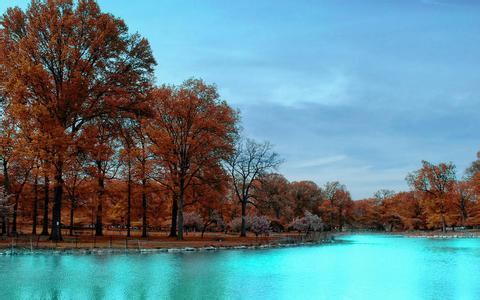
//> input picture imageSplit/img.png, 480 x 300 px
$ ./imageSplit   (built with g++ and OpenCV 4)
//> lines starting //> are read from the running program, lines starting //| are printed output that depends on the picture
#include <opencv2/opencv.hpp>
using namespace cv;
int main( int argc, char** argv )
{
	Mat src = imread("img.png",CV_LOAD_IMAGE_COLOR); //load  image
//> src is the input picture: 300 rows x 480 cols, CV_8UC3; mean B, G, R 140.3, 131.9, 96.7
	if (!src.data )
	{
		/* code */
		printf( " No image data \n " );
   		return -1;
	}
	Mat bgr[3];   //destination array
	split(src,bgr);//split source
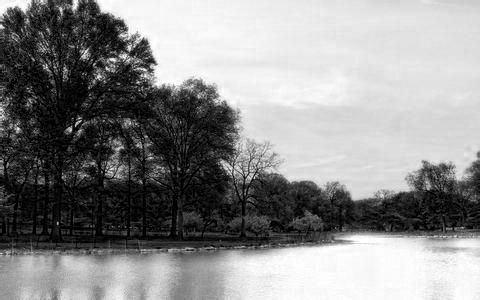
//> bgr[0]: 300 rows x 480 cols, CV_8UC1; min 0, max 255, mean 140.3
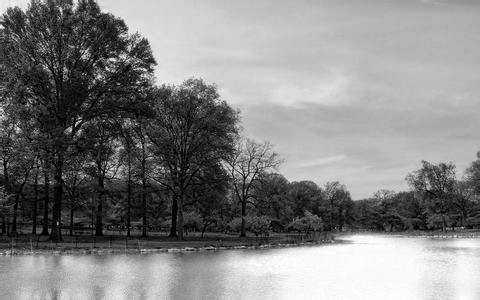
//> bgr[1]: 300 rows x 480 cols, CV_8UC1; min 0, max 255, mean 131.9
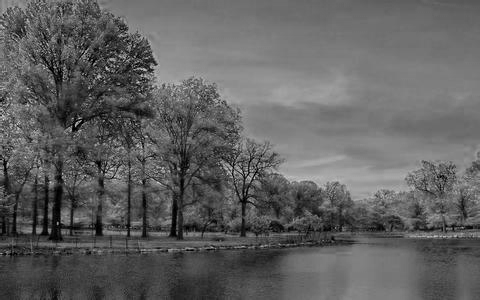
//> bgr[2]: 300 rows x 480 cols, CV_8UC1; min 0, max 229, mean 96.7

	//Note: OpenCV uses BGR color order
	imwrite("blue.png",bgr[0]); //blue channel
	imwrite("green.png",bgr[1]); //green channel
	imwrite("red.png",bgr[2]); //red channel
	return 0;
}
